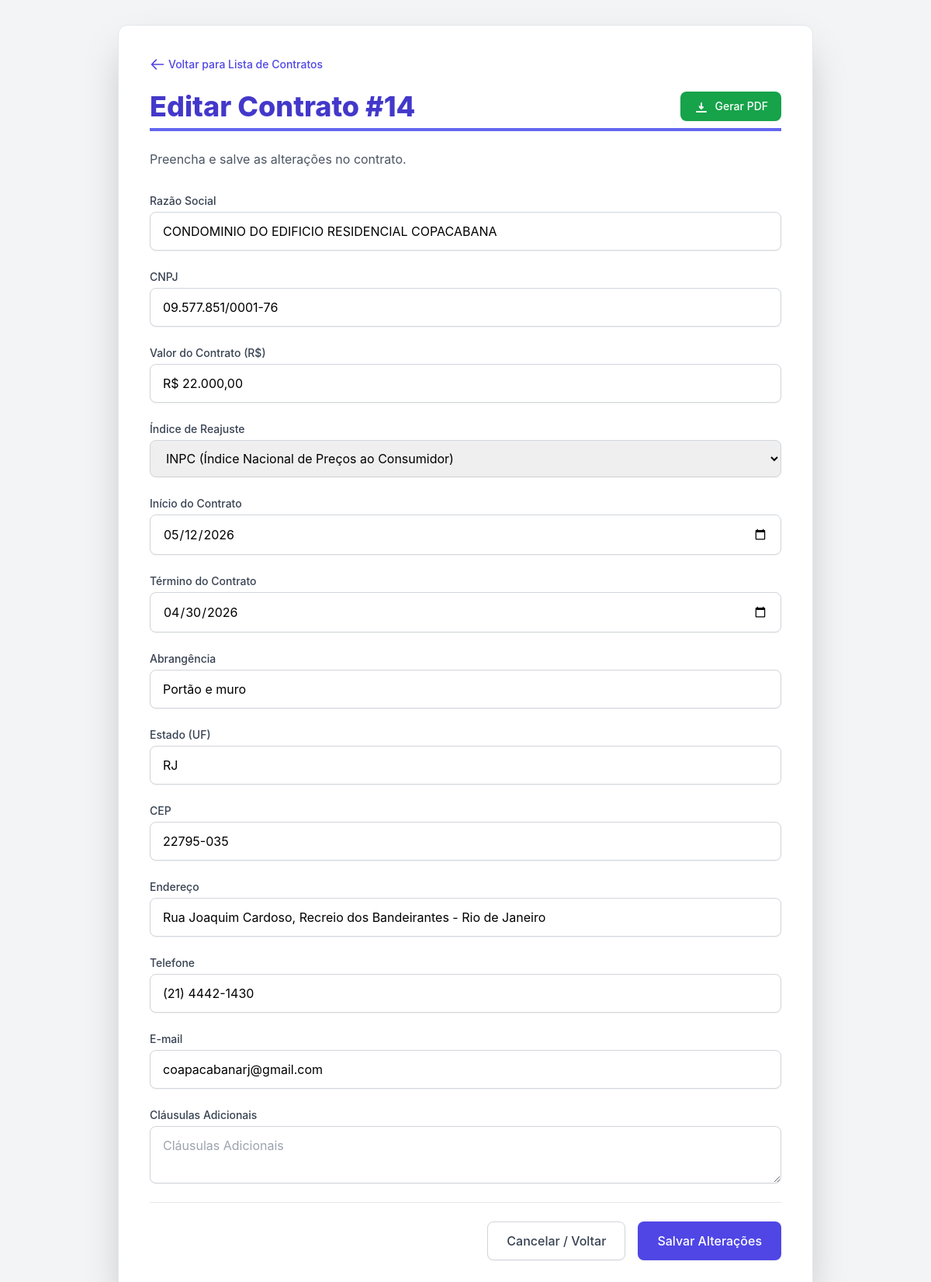
The page /contrato/14/editar (signed in) on the database its author committed.
### app.py (models this page shows, shortened)
class ContratCond(db.Model):
    id = db.Column(db.Integer, primary_key=True)
    nome = db.Column(db.String(100), nullable=False)
    cnpj = db.Column(db.String(20), unique=True, nullable=False)
    endereco = db.Column(db.String(200), nullable=False)
    cep = db.Column(db.String(10), nullable=False)
    estado = db.Column(db.String(50), nullable=False)
    telefone = db.Column(db.String(20), nullable=False)
    email = db.Column(db.String(120), nullable=False)
    valor_contrato = db.Column(db.Numeric(10, 2), nullable=False)
    inicio_contrato = db.Column(db.Date, nullable=False)
    termino_contrato = db.Column(db.Date, nullable=True)
    abrangencia_contrato = db.Column(db.String(100), nullable=False)
    tipo_indice = db.Column(db.String(50), nullable=True)
    clausulas_adicionais = db.Column(db.Text, nullable=True)
    data_criacao = db.Column(db.DateTime, nullable=False, default=datetime.utcnow)

### app.py (the view)
@app.route('/contrato/<int:contrato_id>/editar', methods=['GET', 'POST'])
@login_required
def editar_contrato(contrato_id):
    contrato = ContratCond.query.get_or_404(contrato_id)
    form = ContratoForm(contrato_id=contrato.id)
    if form.validate_on_submit():
        try:
            contrato.nome = form.nome.data
            contrato.cnpj = form.cnpj.data
            contrato.endereco = form.endereco.data
            contrato.cep = form.cep.data
            contrato.estado = form.estado.data
            contrato.telefone = form.telefone.data
            contrato.email = form.email.data
            contrato.valor_contrato = form.valor_contrato.data
            contrato.inicio_contrato = form.inicio_contrato.data
            contrato.termino_contrato = form.termino_contrato.data
            contrato.abrangencia_contrato = form.abrangencia_contrato.data
            contrato.tipo_indice = form.tipo_indice.data
            contrato.clausulas_adicionais = form.clausulas_adicionais.data
            db.session.commit()
            flash('Contrato atualizado com sucesso!', 'success')
            return redirect(url_for('index'))
        except Exception as e:
            db.session.rollback()
            flash(f'Erro ao atualizar contrato: {e}', 'danger')
    elif request.method == 'GET':
        form.nome.data = contrato.nome
        form.cnpj.data = contrato.cnpj
        form.endereco.data = contrato.endereco
        form.cep.data = contrato.cep
        form.estado.data = contrato.estado
        form.telefone.data = contrato.telefone
        form.email.data = contrato.email
        form.tipo_indice.data = contrato.tipo_indice
        form.inicio_contrato.data = contrato.inicio_contrato
        form.termino_contrato.data = contrato.termino_contrato
        form.abrangencia_contrato.data = contrato.abrangencia_contrato
        form.clausulas_adicionais.data = contrato.clausulas_adicionais
        form.valor_contrato.data = format_currency_br(contrato.valor_contrato)
    return render_template('editar.html', form=form, contrato=contrato)

### app.py (called while the page is built)
def clean_currency(value_str):
    if not isinstance(value_str, str):
        value_str = str(value_str)
    cleaned = re.sub(r'[R$\s.]', '', value_str).replace(',', '.')
    try:
        if not cleaned:
            return Decimal('0.00')
        return Decimal(cleaned)
    except Exception:
        return Decimal('0.00')

def format_currency_br(value):
    if value is None:
        return ""
    return "R$ {:,.2f}".format(value).replace(",", "X").replace(".", ",").replace("X", ".")

@login_manager.user_loader
def load_user(user_id):
    try:
        return User.query.get(int(user_id))
    except ValueError:
        return None

### templates/editar.html (shortened to what this page needs)
<!DOCTYPE html>
<html lang="pt-BR">
<head>
    <script src="https://cdn.tailwindcss.com"></script>
</head>
<body class="bg-gray-100 min-h-screen p-4 sm:p-8">
    <div class="max-w-4xl mx-auto bg-white p-6 sm:p-10 rounded-xl shadow-2xl border border-gray-200">
        <a href="{{ url_for('index') }}" class="inline-flex items-center text-sm font-medium text-indigo-600 hover:text-indigo-800 transition mb-6">
            <svg xmlns="http://www.w3.org/2000/svg" class="h-5 w-5 mr-1" fill="none" viewBox="0 0 24 24" stroke="currentColor" stroke-width="2">
                <path stroke-linecap="round" stroke-linejoin="round" d="M10 19l-7-7m0 0l7-7m-7 7h18" />
            </svg>
            Voltar para Lista de Contratos
        </a>
        <div class="flex flex-col sm:flex-row justify-between items-start sm:items-center mb-6 border-b-4 border-indigo-500 pb-2">
            <h1 class="text-3xl sm:text-4xl font-extrabold text-indigo-700">
                Editar Contrato #{{ contrato.id }}
            </h1>
            <a href="{{ url_for('download_contrato_pdf', id=contrato.id) }}" target="_blank"
               class="mt-4 sm:mt-0 flex items-center px-4 py-2 border border-transparent shadow-sm text-sm font-medium rounded-lg text-white bg-green-600 hover:bg-green-700 focus:outline-none focus:ring-2 focus:ring-offset-2 focus:ring-green-500 transition duration-150 ease-in-out">
                Gerar PDF
            </a>
        </div>
        <p class="text-gray-600 mb-8">
            Preencha e salve as alterações no contrato.
        </p>
        <form id="contractForm" method="POST" action="{{ url_for('editar_contrato', contrato_id=contrato.id) }}" class="space-y-6">
            {% for field in form if field.name != 'csrf_token' and field.type != 'SubmitField' %}
                <div class="field-group">
                    <label for="{{ field.id }}" class="block text-sm font-medium text-gray-700 mb-1">
                        {{ field.label.text }}
                    </label>
                    {{ field(class="mt-1 block w-full px-4 py-3 border border-gray-300 rounded-lg shadow-sm focus:ring-indigo-500 focus:border-indigo-500",
                             placeholder=field.label.text) }}
                </div>
            {% endfor %}
            <div class="flex flex-col sm:flex-row justify-end pt-4 space-y-3 sm:space-y-0 sm:space-x-4 border-t pt-6">
                <a href="{{ url_for('index') }}" class="w-full sm:w-auto flex justify-center items-center px-6 py-3 border border-gray-300 shadow-sm text-base font-medium rounded-lg text-gray-700 bg-white hover:bg-gray-50 focus:outline-none focus:ring-2 focus:ring-offset-2 focus:ring-indigo-500 transition duration-150 ease-in-out">
                    Cancelar / Voltar
                </a>
                <button type="submit" class="w-full sm:w-auto flex justify-center items-center px-6 py-3 border border-transparent shadow-sm text-base font-medium rounded-lg text-white bg-indigo-600 hover:bg-indigo-700 focus:outline-none focus:ring-2 focus:ring-offset-2 focus:ring-indigo-500 transition duration-150 ease-in-out">
                    Salvar Alterações
                </button>
            </div>
        </form>
    </div>
</body>
</html>

### templates/editar.html (style rules this page uses)
body { font-family: 'Inter', sans-serif; }

### rows shown on the page
ContratCond: id "14", nome "CONDOMINIO DO EDIFICIO RESIDENCIAL COPACABANA" "09.577.851/0001-76" "R$ 22.000,00" "INPC (Índice Nacional de Preços ao Consumidor)" "05/12/2026" "04/30/2026" "Portão e muro" "RJ" "22795-035" "Rua Joaquim Cardoso, Recreio dos Bandeirantes - Rio de Janeiro" "(21) 4442-1430" "coapacabanarj@gmail.com"

### other values the page prints
{{ field.label.text }} "Razão Social" "CNPJ" "Valor do Contrato (R$)" "Índice de Reajuste" "Início do Contrato" "Término do Contrato" "Abrangência" "Estado (UF)" "CEP" "Endereço" "Telefone" "E-mail" "Cláusulas Adicionais"
